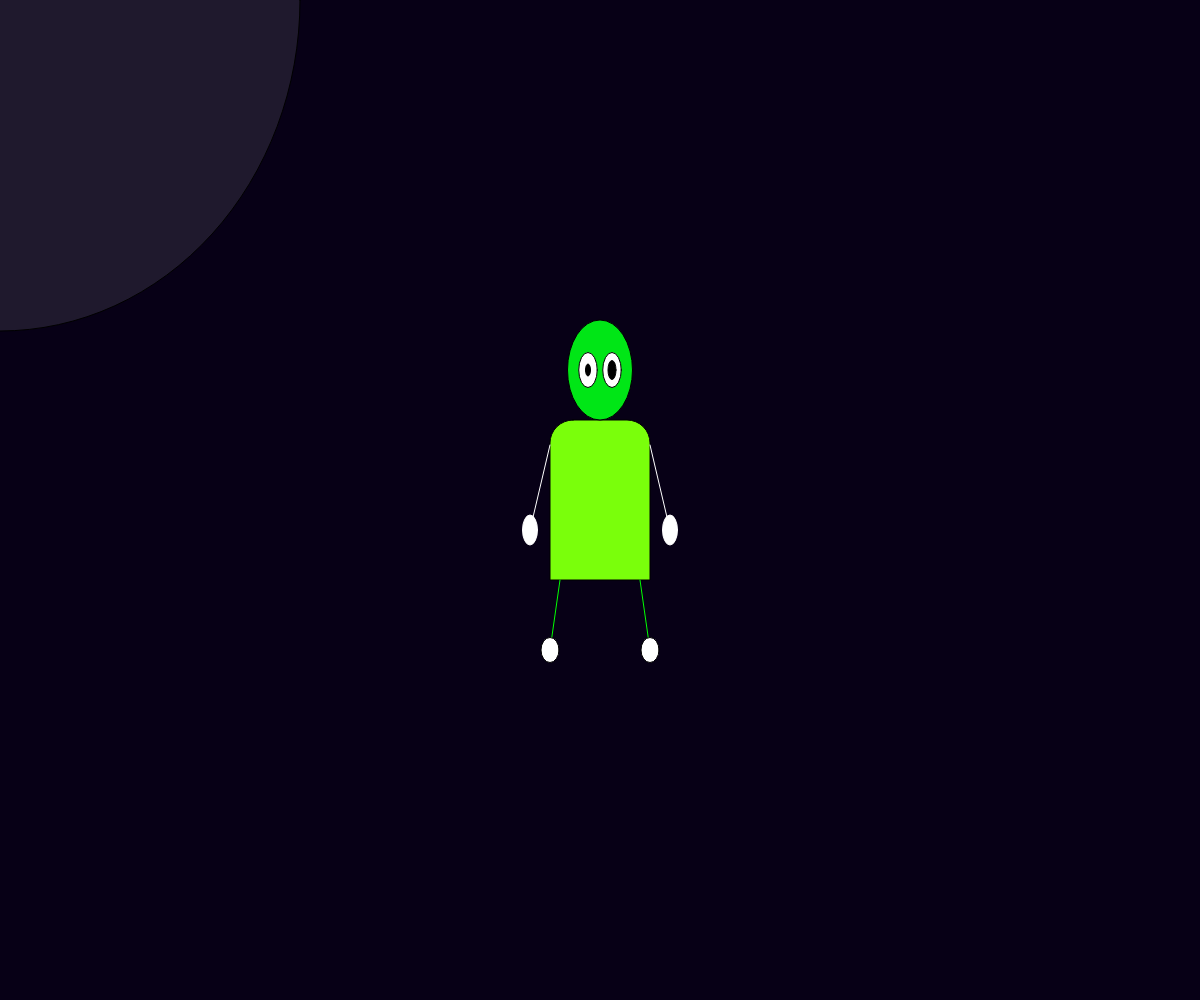
Frame 1 (no input)
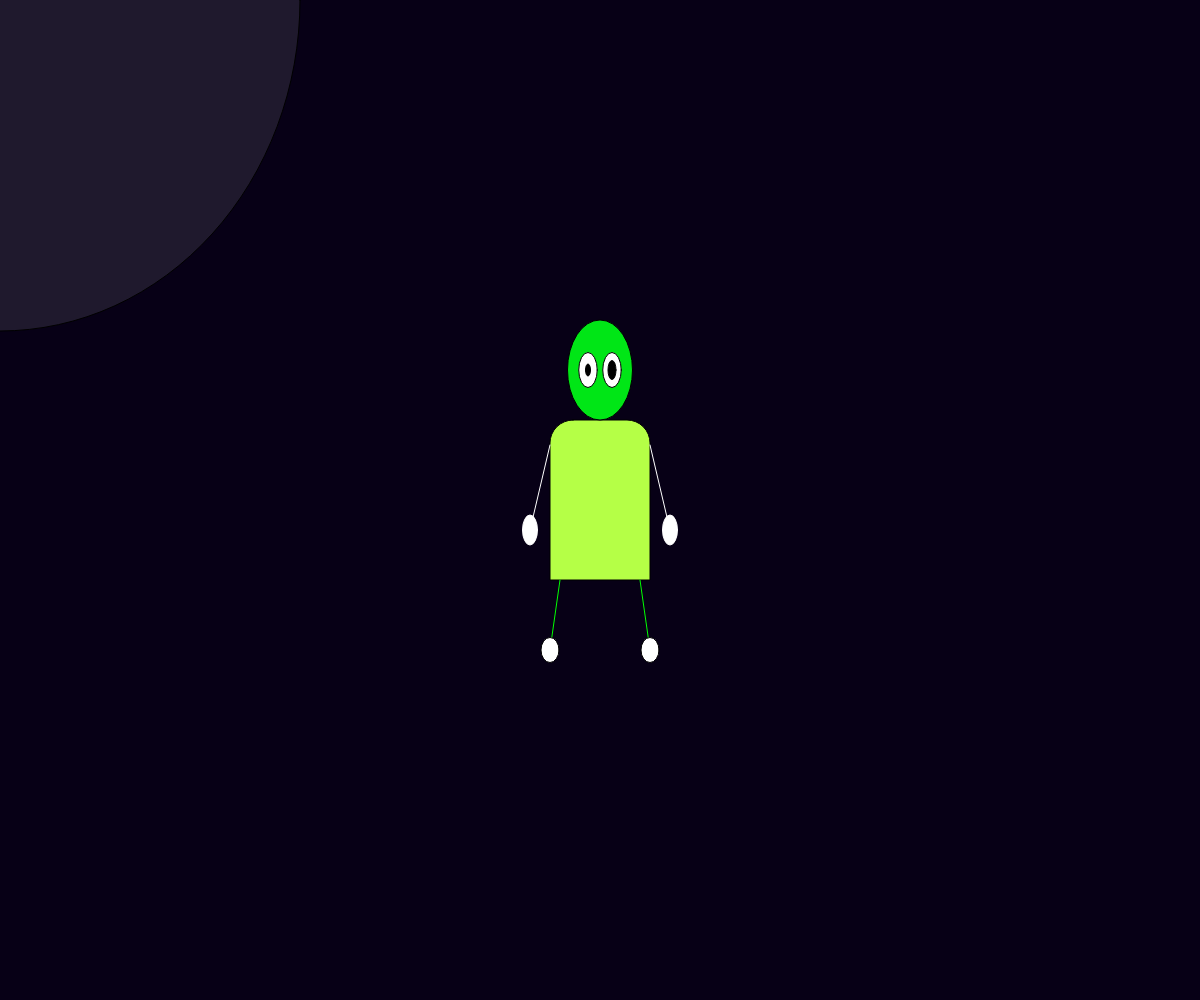
Frame 60 (no input)
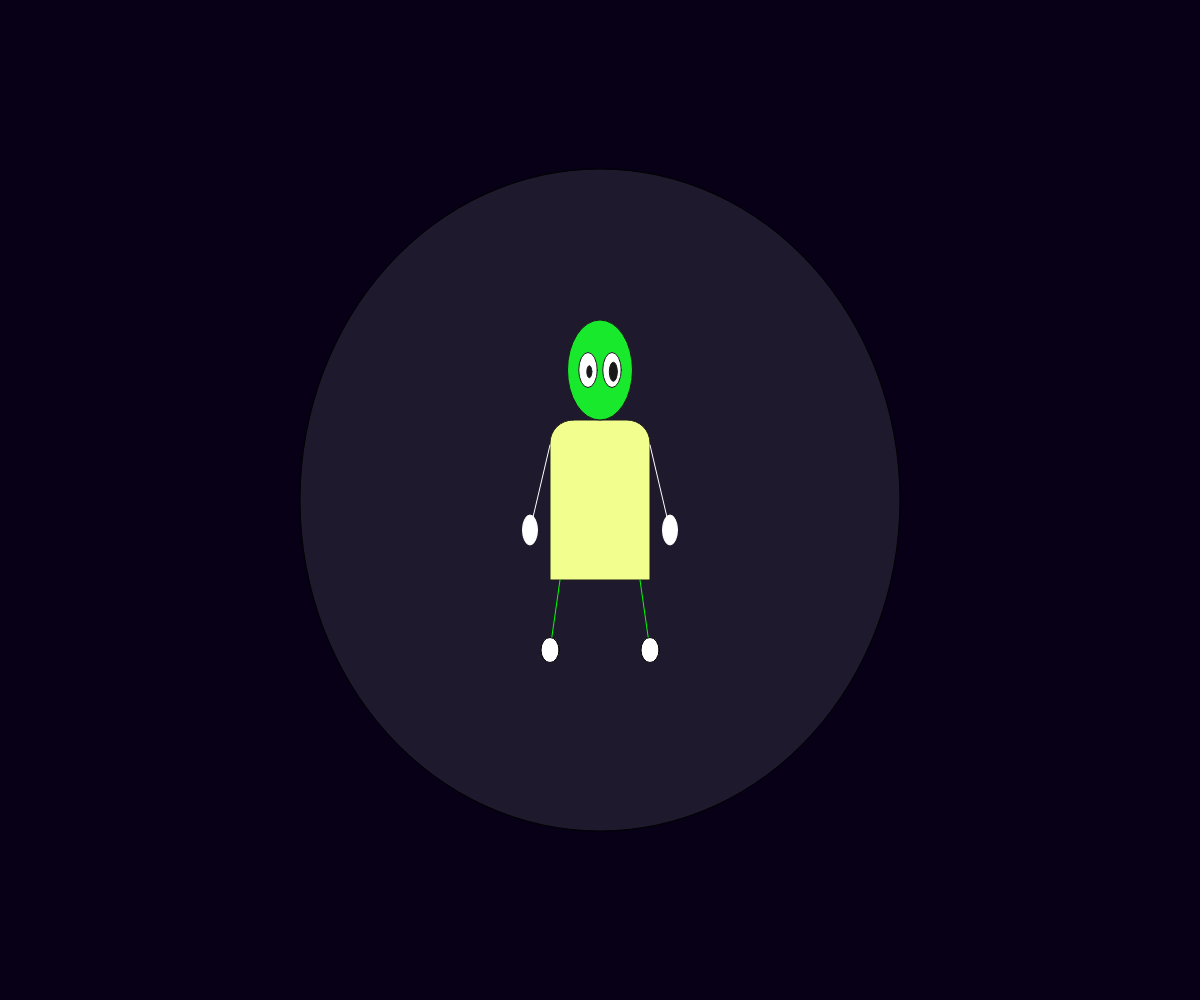
Frame 120 (the mouse pressed at the canvas centre since frame 60)

The p5.js sketch that drew these frames (run headless with seeded random() and noise() and a simulated clock; from frame 60 on, the mouse is pressed at the canvas centre):

// p5.js sketch
// ── sketch.js
function setup() {
	createCanvas(windowWidth, windowHeight);

}

var redColor = 122;
var greenColor = 255;
var blueColor = 11;


function draw() {
	background(7,0,22);
	ellipseMode(CENTER);
	stroke(0);
	//	Bdan
		fill(redColor++, greenColor, blueColor++);
		rect( (windowWidth/2)-50, (windowHeight/2)-80, 100, 160, 23, 23, 0, 0);
	// Ras
	fill(0, 230, 22);
	ellipse( (windowWidth/2), (windowHeight/2)-130, 65, 100);

	//left3in

	fill(255, 255, 255);

	ellipse( (windowWidth/2)-12, (windowHeight/2)-130, 18.5, 35);
	fill(0);
	ellipse( (windowWidth/2)-12+(mouseX/450), (windowHeight/2)-130+(mouseY/290), 5, 12);

	//right3in
	fill(255, 255, 255);
	ellipse( (windowWidth/2)+12, (windowHeight/2)-130, 18.5, 35);

	fill(0);
	ellipse( (windowWidth/2)+12+(mouseX/450), (windowHeight/2)-130+(mouseY/290), 8, 19);

	//	leftHand
	stroke(255, 255, 255);
	line( (windowWidth/2)-50, (windowHeight/2)-55, (windowWidth/2)-70, (windowHeight/2)+30);
	// leftCheckHand
	fill(255, 255, 255);
	ellipse( (windowWidth/2)-70, (windowHeight/2)+30, 15, 30);

	//	rightHand
	stroke(255, 255, 255);
	line( (windowWidth/2)+50, (windowHeight/2)-55, (windowWidth/2)+70, (windowHeight/2)+30);
	// rightCheckHand
	fill(255, 255, 255);
	ellipse( (windowWidth/2)+70, (windowHeight/2)+30, 15, 30);



	//douraLouta
	stroke(0);
	fill(255, 25);
	ellipse(mouseX, mouseY, (windowWidth/2), (windowHeight/2)+162, 140, 20);


	//leftLegs
	stroke(0, 255, 0);
	line((windowWidth/2)-40, (windowHeight/2)+80, (windowWidth/2)-50, (windowHeight/2)+150);
	//leftLegsSégin
	stroke(0);
	fill(255, 255, 255);
	ellipse( (windowWidth/2)-50, (windowHeight/2)+150, 18, 25);

	//RightLegs
	stroke(0, 255, 0);
	line((windowWidth/2)+40, (windowHeight/2)+80, (windowWidth/2)+50, (windowHeight/2)+150);
	//rightLegsSégin
	stroke(0);
	fill(255);

	ellipse( (windowWidth/2)+50, (windowHeight/2)+150, 18, 25);



}
